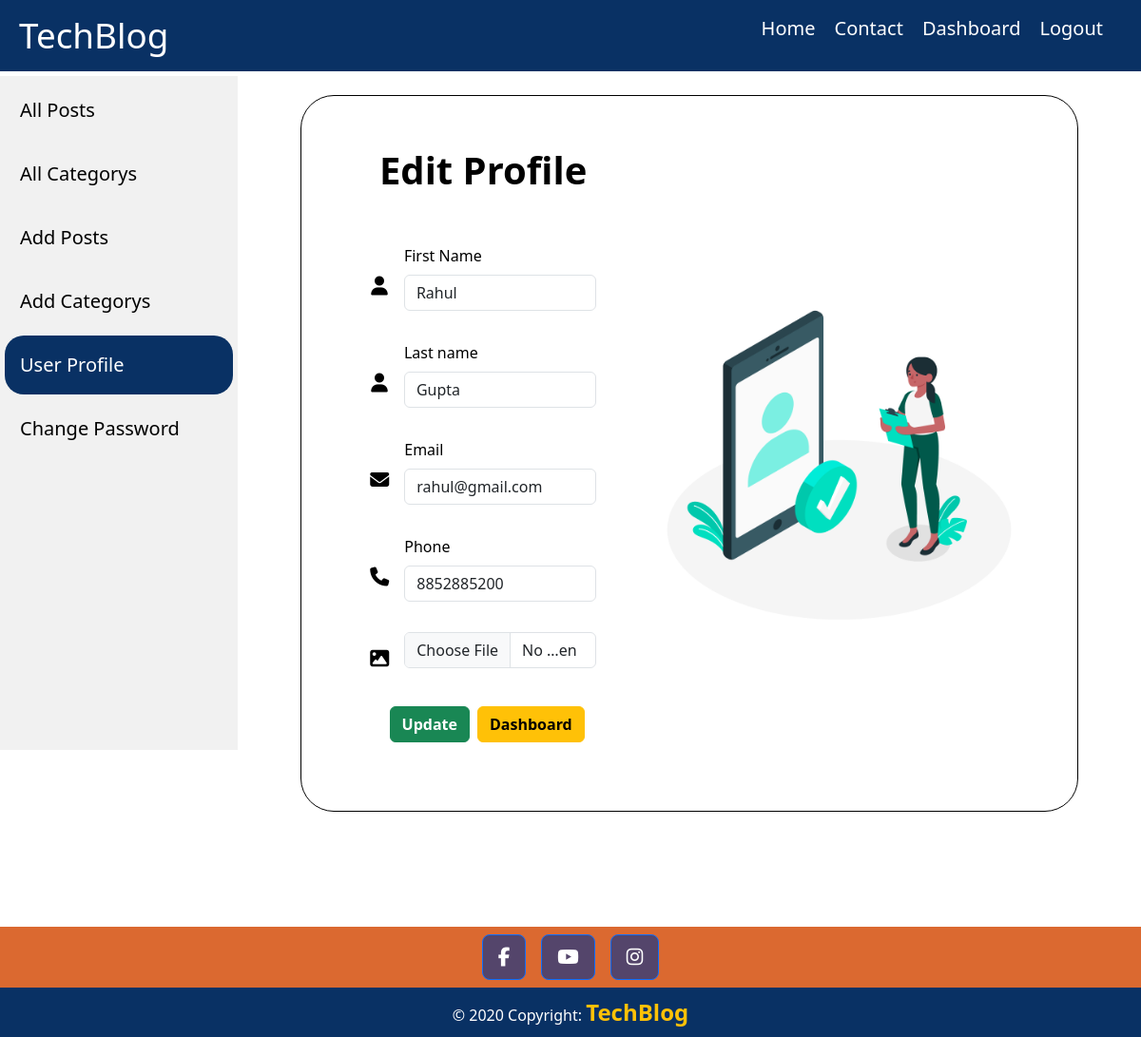
Screenshot of /edit-profile/7/ (signed in) with the database file from the repository.
### TechApp/models.py (models this page shows, shortened)
class Author(models.Model):
    id = models.AutoField(primary_key=True)
    user = models.OneToOneField(User, on_delete=models.CASCADE)
    first_name = models.CharField(max_length=50)
    last_name = models.CharField(max_length=50)
    phone = models.CharField(max_length=20)
    profile = models.ImageField(upload_to='profile/',null=True,blank=True)

class User(AbstractBaseUser):
    email = models.EmailField(
        verbose_name='Email',
        max_length=255,
        unique=True,
    )
    otp = models.IntegerField(default=0,blank=True,null=True)
    is_active = models.BooleanField(default=True)
    is_admin = models.BooleanField(default=False)
    created_at = models.DateTimeField(auto_now_add=True)
    updated_at = models.DateTimeField(auto_now=True)
    objects = MyUserManager()
    USERNAME_FIELD = 'email'
    REQUIRED_FIELDS = []
    def __str__(self):
        return self.email

### TechApp/views.py (the view, shortened to what this page needs)
# urls.py: path('edit-profile/<int:id>/', views.UserEditProfileView,name='editprofile'),
@login_required(login_url='login')
def UserEditProfileView(request,id):
    author = Author.objects.get(id=id)
    return render(request, 'techapp/editprofile.html',{'author':author})

### TechApp/templates/techapp/editprofile.html (shortened to what this page needs)
{% extends 'techapp/base.html' %}
{% load static %}
{% block content %}
<div class="sidebar">
    <a class="" href="{% url 'dashboard' %}">All Posts</a>
    <a class="" href="{% url 'category' %}">All Categorys</a>
    <a class="" href="{% url 'addpost' %}">Add Posts</a>
    <a class="" href="{% url 'addcategory' %}">Add Categorys</a>
    <a class="active" href="{% url 'userprofile' %}">User Profile</a>
    <a class="" href="{% url 'changepassword' %}">Change Password</a>
</div>
<div class="content" style="height:900px">
    <section class="vh-80 py-4" id="signup" >
      <div class="container h-100 ">
        <div class="row d-flex justify-content-center align-items-center h-80">
          <div class="col-lg-12 col-xl-11">
            <div class="card text-black" style="border-radius:35px; border:1px solid black;">
              <div class="card-body p-md-5">
                <div class="row justify-content-center">
                  <div class="col-md-10 col-lg-6 col-xl-5 order-2 order-lg-1">
                    <p class="text-center fs-1 fw-bold mb-5 mx-1 mx-md-4">Edit Profile</p>
                    <form class="mx-1 mx-md-4 mt-5" method = "POST" enctype="multipart/form-data">
                      <div class="d-flex flex-row align-items-center mb-3">
                        <i class="fas fa-user fa-lg me-3 fa-fw"></i>
                        <div data-mdb-input-init class="form-outline flex-fill mb-0">
                          <label class="form-label" for="first_name">First Name</label>
                          <input type="text" id="first_name" name="first_name"  value={{author.first_name}}  class="form-control"/>
                        </div>
                      </div>
                      <div class="d-flex flex-row align-items-center mb-3">
                          <i class="fas fa-user fa-lg me-3 fa-fw"></i>
                        <div data-mdb-input-init class="form-outline flex-fill mb-0">
                          <label class="form-label" for="last_name">Last name</label>
                          <input type="text" id="last_name" name="last_name"  value={{author.last_name}}  class="form-control"/>
                        </div>
                      </div>
                      <div class="d-flex flex-row align-items-center mb-3">
                          <i class="fas fa-envelope fa-lg me-3 fa-fw"></i>
                          <div data-mdb-input-init class="form-outline flex-fill mb-0">
                              <label class="form-label" for="email">Email</label>
                            <input type="email" id="email" name="email"   value={{author.user}}
                            class="form-control" readonly/>
                          </div>
                      </div>
                      <div class="d-flex flex-row align-items-center mb-3">
                          <i class="fas fa-phone fa-lg me-3 fa-fw"></i>
                          <div data-mdb-input-init class="form-outline flex-fill mb-0">
                              <label class="form-label" for="phone">Phone</label>
                            <input type="text" id="phone" name="phone" value={{author.phone}} class="form-control" />
                          </div>
                      </div>
                      <div class="d-flex flex-row align-items-center mb-3">
                        <i class="fas fa-image fa-lg me-3 fa-fw"></i>
                        <div data-mdb-input-init class="form-outline flex-fill mb-0">
                          <input type="file" id="pro" name="profile" class="form-control" />
                        </div>
                      </div>
                      <div class="d-flex justify-content-center mx-3 mb-2  mb-lg-4 mt-4">
                        <button  type="submit"
                                 data-mdb-button-init data-mdb-ripple-init
                                 id="updateButton"
                                 class="btn btn-success mx-2 fw-bold ">
                                Update
                        </button>
                        <a href="{% url 'dashboard' %}" class="btn btn-warning  text-center fw-bold">Dashboard</a>
                      </div>
                    </form>
                  </div>
                  <div class="col-md-10 col-lg-6 col-xl-7 d-flex align-items-center order-1 order-lg-2">
                      <img src="{% static 'images/2941990.jpg' %}"
                      class="img-fluid" alt="Sample image">
                  </div>
                </div>
              </div>
            </div>
          </div>
        </div>
      </div>
  </section>
  </div>
{% endblock %}

### TechApp/static/css/style.css (style rules this page uses)
* { margin: 0; padding: 0; box-sizing: border-box; }
html, body { width: 100%; height: 100%; font-family: Arial, sans-serif; }
.sidebar { margin: 0; padding: 0; width: 250px; background-color: #f1f1f1; position: fixed; top: 80px; height: 65%; overflow: auto; }
.sidebar a { display: block; color: black; padding: 16px; text-decoration: none; margin: 5px; font-size: 20px; }
.sidebar a.active { background-color: rgb(9, 49, 100); color: white; border-radius: 20px; }
div.content { margin-left: 250px; padding: 1px 16px; height: 1200px; padding-bottom: 20px; }
#signup { height: auto; }

### rows the page displays
Author: first_name "Rahul", last_name "Gupta", email "rahul@gmail.com", phone "8852885200"
